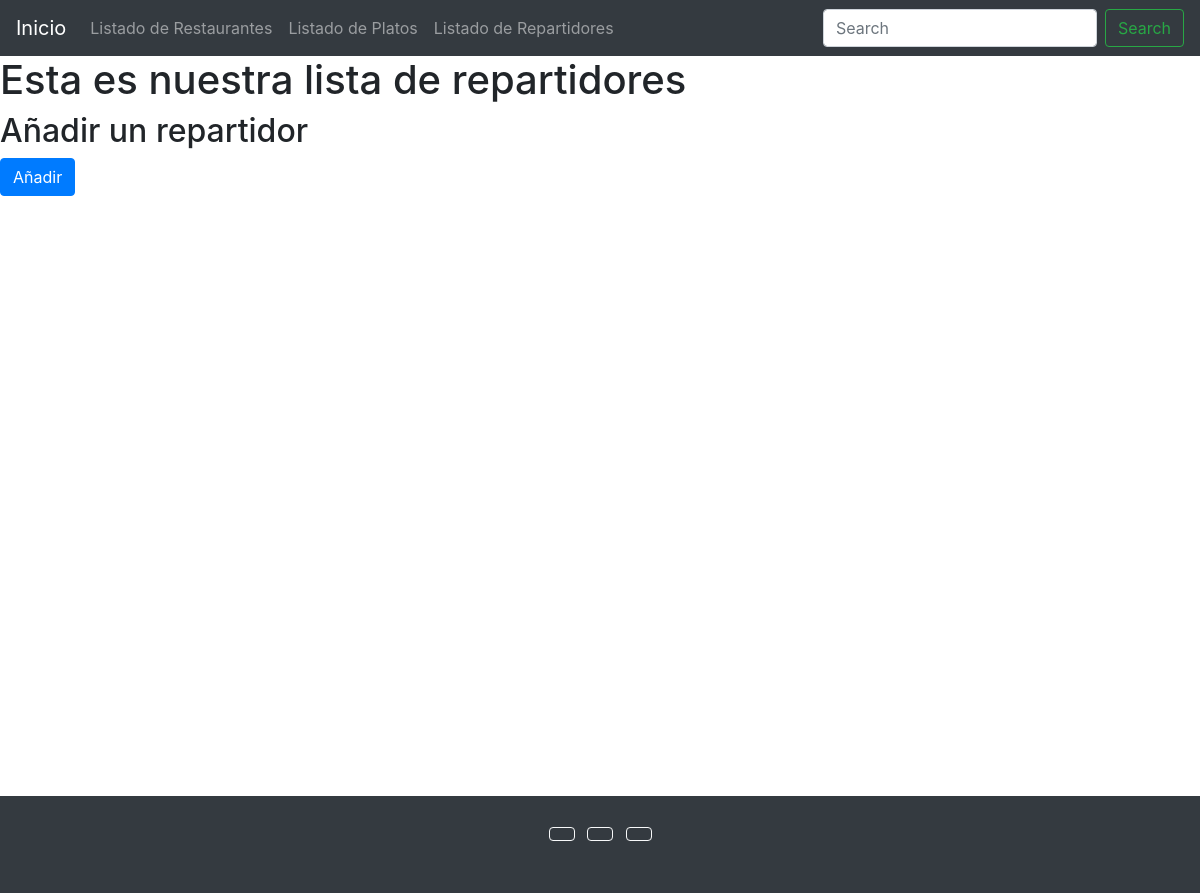
Before: /repartidores/lista_repartidores/ with the older database file.
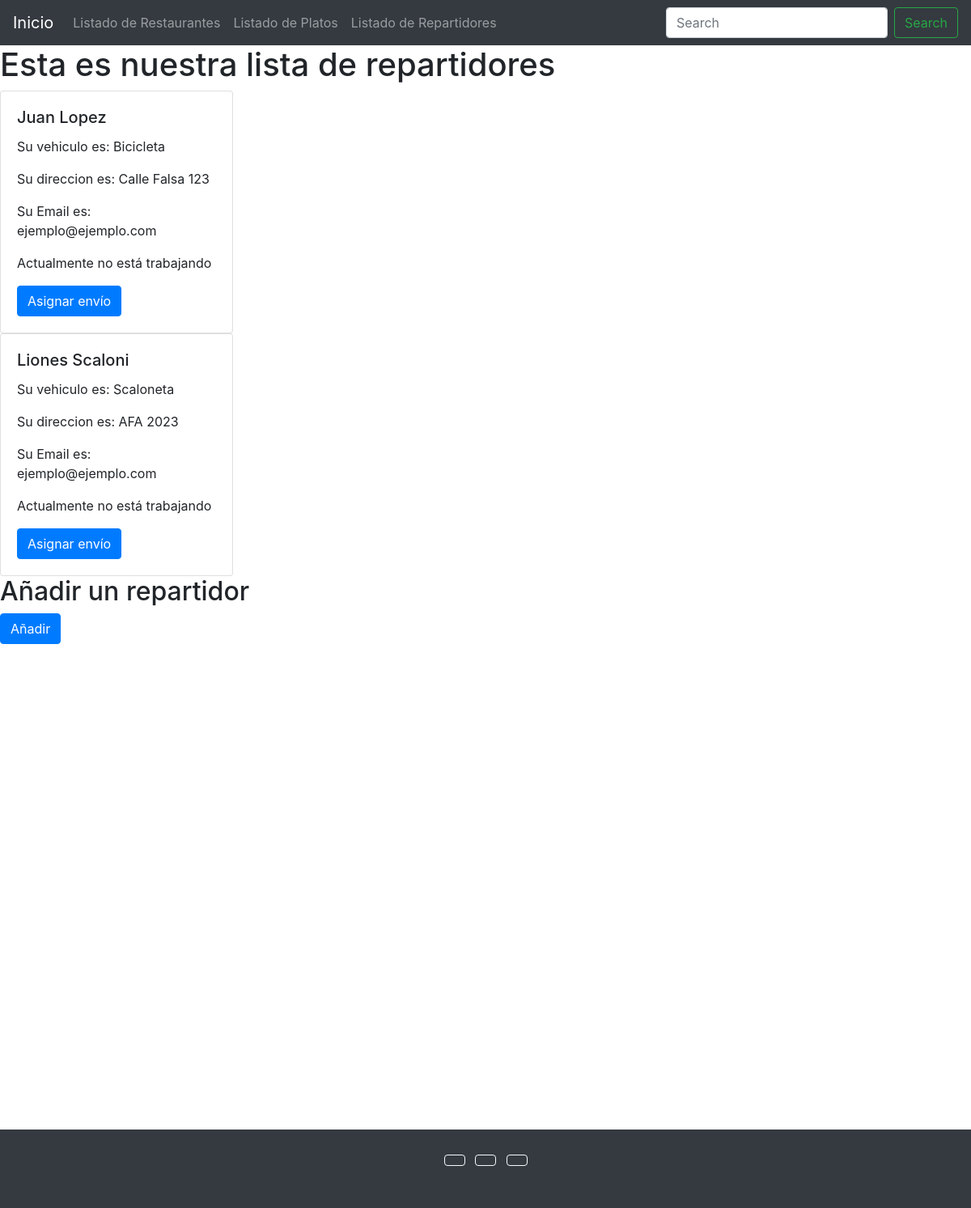
After: the same page with the newer database file.
### repartidores/models.py (models this page shows, shortened)
class Repartidores(models.Model):
    nombre=models.CharField(max_length=50)
    direccion=models.CharField(max_length=70)
    email=models.EmailField()
    telefono=models.CharField(max_length=11)
    vehiculo=models.CharField(max_length=20)
    esta_trabajando=models.BooleanField(default=True)

### repartidores/views.py (the view)
# urls.py: path('lista_repartidores/', lista_repartidores),
def lista_repartidores(request):
    if 'search' in request.GET:
        search = request.GET['search']
        repartidor = Repartidores.objects.filter(name__icontains=search)
    else:
        repartidor = Repartidores.objects.all()
    context = {
        'repartidores':repartidor,
    }
    return render(request, 'repartidores/lista_repartidores.html', context=context)

### templates/repartidores/lista_repartidores.html (shortened to what this page needs)
{% extends 'base.html' %}
{% block content %}
    <h1>Esta es nuestra lista de repartidores</h1>
    {% for repartidor in repartidores %}
        <div class="card" style="width: 18rem;">
            <div class="card-body">
            <h5 class="card-title">{{repartidor.nombre}}</h5>
            <p class="card-text">Su vehiculo es: {{repartidor.vehiculo}}</p>
            <p class="card-text">Su direccion es: {{repartidor.direccion}}</p>
            <p class="card-text">Su Email es: {{repartidor.email}}</p>
            {% if repartidor.trabajando == True %}
                <p>Actualmente está trabajando</p>
            {% else %}
                <p>Actualmente no está trabajando</p>
            {% endif %}
            <a href="#" class="btn btn-primary">Asignar envío</a>
            </div>
        </div>
    {% endfor %}
    <h2>Añadir un repartidor </h2> <a href="/repartidores/crear_repartidor/" class="btn btn-primary">Añadir</a>
{% endblock %}

Changed rows visible on the page:
added Repartidores: nombre "Juan Lopez", vehiculo "Bicicleta", direccion "Calle Falsa 123", email "ejemplo@ejemplo.com"
added Repartidores: nombre "Liones Scaloni", vehiculo "Scaloneta", direccion "AFA 2023", email "ejemplo@ejemplo.com"
